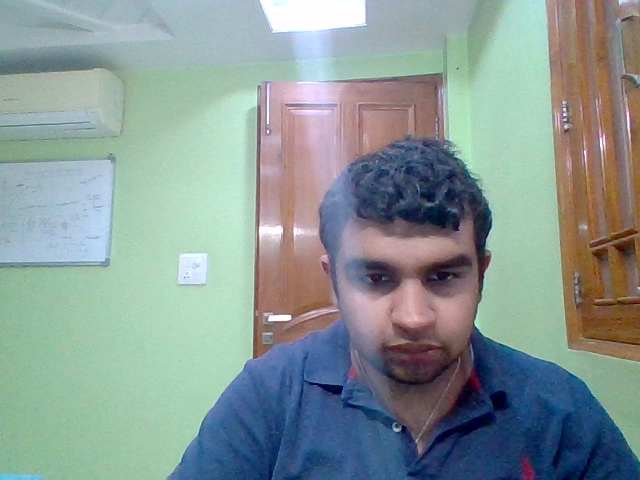
#> input picture dataset/Toshitt/00000.png, 640 x 480 px, given in place of the camera
$ python create_dataset.py --cascade haarcascade_frontalface_default.xml --output out.png
#> lines starting #> are read from the running program, lines starting #| are printed output that depends on the picture
from imutils.video import VideoStream
import argparse
import cv2 as cv
import numpy as np
import os
import time
import imutils
#parsing arguments

ap = argparse.ArgumentParser()

ap.add_argument("-c","--cascade",required=True,
help="path to cascade classifier")
ap.add_argument("-o","--output",required=True,
help="path to where the screenshots will be stored.")

args = vars(ap.parse_args())


detector  = cv.CascadeClassifier(args["cascade"])
#for detection from a video we can give add path to a video instead
#of using
print("INFO starting videostream")
vs = VideoStream(src=0).start()

time.sleep(2.0)
total = 0

while True:

    frame = vs.read()
#> frame is the input picture: shape (480, 640, 3); mean B, G, R 150.1, 152.2, 136.5
    orig = frame.copy()
    frame = imutils.resize(frame,width=400)
#> frame: shape (300, 400, 3)
    rects = detector.detectMultiScale(cv.cvtColor(frame,cv.COLOR_RGB2GRAY),scaleFactor=1.1,minNeighbors=5,minSize=(30,30))
#> rects = [[195, 126, 126, 126]]

    for (x,y,w,h) in rects:
        cv.rectangle(frame,(x,y),(x+w,y+h),(14,244,0),2)
        cv.imshow("Frame",frame)
        key = cv.waitKey(1) & 0xFF

        if key == ord("k"):#press k to store image in the output directory(take screenshots.)
            p = os.path.sep.join([args["output"],"{}.png".format(str(total).zfill(5))])
            cv.imwrite(p,orig)
            total+=1
        elif key == ord("q"):
            break
#> this loop made 1 pass; (key q is pressed on pass 1)
#> pass 1, `cv.imshow("Frame",frame)`:
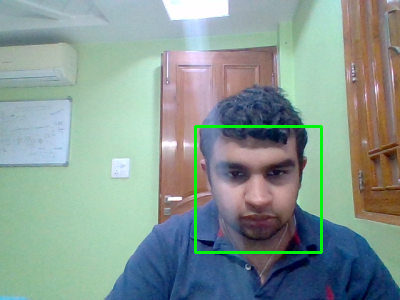
#> window 'Frame': shape (300, 400, 3); mean B, G, R 148.7, 153.8, 135.3
#> after the loop, total = 0


print("[INFO] {} face images stored".format(total))
print("[INFO] cleaning up .. .. ")

cv.destroyAllWindows()
vs.stop()
